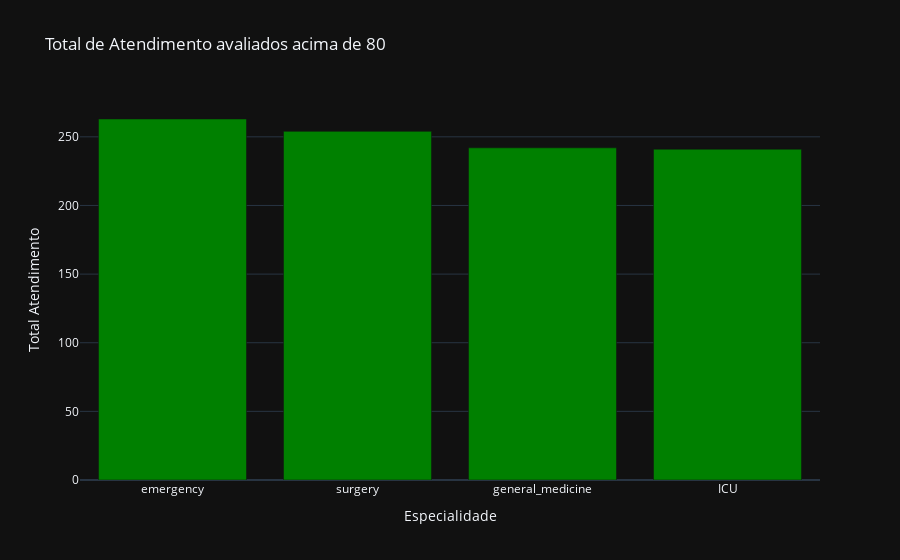

The cell this chart's notebook holds for it:
### Code cell
df_grafico = px.bar(
    df_name,
    x='service',
    y='total_atendimento',
    color_discrete_sequence=px.colors.qualitative.Bold,
    title='Total de Atendimento avaliados acima de 80',
    labels={
        'service' : 'Especialidade',
        'total_atendimento' : 'Total Atendimento'
    }
)
df_grafico.update_traces(marker_color='green')
df_grafico.show()

### Figure 1 — Plotly figure (JSON) as saved in the notebook; plotly's stock layout.template omitted (floating-point values rounded to 4 significant figures)
{"data": [{"hovertemplate": "Especialidade=%{x}<br>Total Atendimento=%{y}<extra></extra>", "legendgroup": "", "marker": {"color": "green", "pattern": {"shape": ""}}, "name": "", "orientation": "v", "showlegend": false, "textposition": "auto", "x": ["emergency", "surgery", "general_medicine", "ICU"], "xaxis": "x", "y": [263, 254, 242, 241], "yaxis": "y", "type": "bar"}], "layout": {"xaxis": {"anchor": "y", "domain": [0.0, 1.0], "title": {"text": "Especialidade"}}, "yaxis": {"anchor": "x", "domain": [0.0, 1.0], "title": {"text": "Total Atendimento"}}, "legend": {"tracegroupgap": 0}, "title": {"text": "Total de Atendimento avaliados acima de 80"}, "barmode": "relative"}}
